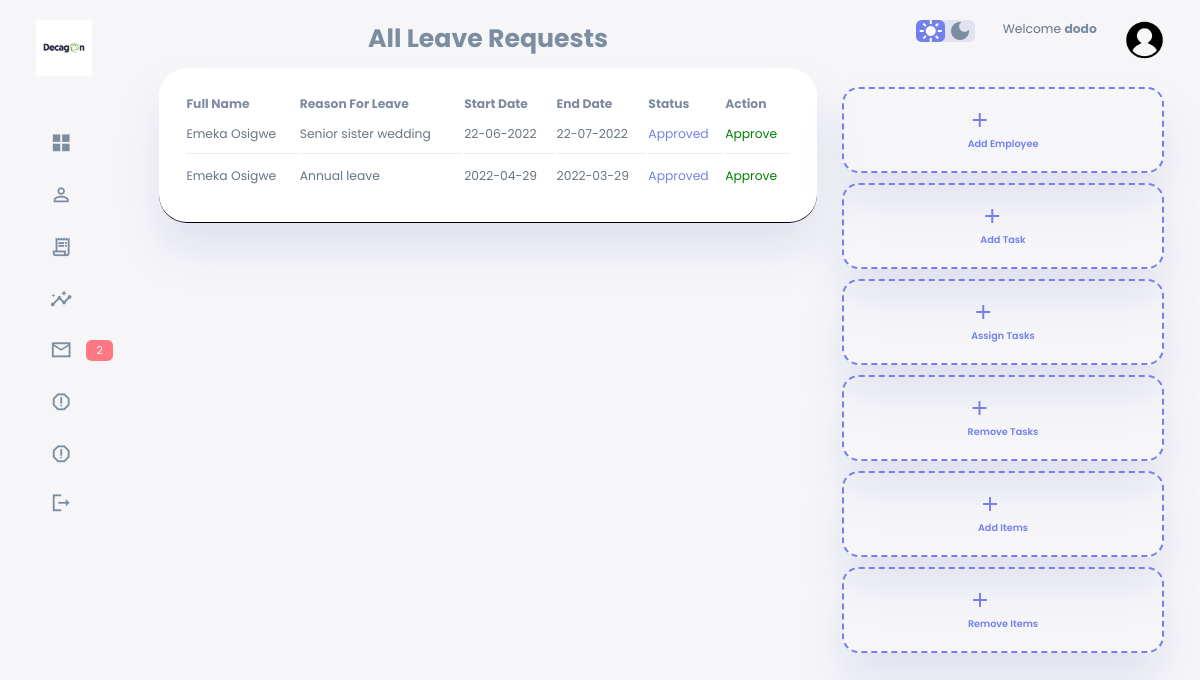
The app's page /report_leave (signed in) with its own data.
### tables this page shows
CREATE TABLE 'leave' (

    id INTEGER PRIMARY KEY AUTOINCREMENT NOT NULL,
    employees_id INTEGER NOT NULL,
    reason TEXT NOT NULL,
    start_date TEXT NOT NULL,
    end_date TEXT NOT NULL,
    status TEXT DEFAULT "Pending" NOT NULL

, 'request_date'  DATETIME DEFAULT CURRENT_DATE  );

CREATE TABLE employees (

    id INTEGER PRIMARY KEY AUTOINCREMENT NOT NULL,
    first_name TEXT NOT NULL,
    middle_name TEXT,
    last_name TEXT NOT NULL,
    email TEXT NOT NULL UNIQUE,
    phone TEXT NOT NULL,
    gender TEXT NOT NULL,
    country TEXT NOT NULL,
    origin_state TEXT,
    designation TEXT NOT NULL,
    aaddress TEXT NOT NULL,
    qualification TEXT,
    grade TEXT NOT NULL,
    age INTEGER,
    registration_date DATESTAMP

, 'date' DATETIME);

### app.py (the view, shortened to what this page needs)
@app.route("/report_leave", methods=["GET", "POST"])
@login_required
def report_leave():
    id = session["user_id"]
    if session["user_role"] == 1:
        rows = db.execute("SELECT leave.id, reason, start_date, end_date, status, employees.first_name AS firstname, employees.last_name AS lastname FROM leave JOIN employees ON leave.employees_id = employees.id ORDER BY status ASC")
        return render_template("report_leave.html", rows = rows)

### app.py (called while the page is built)
@app.after_request
def after_request(response):
    response.headers["Cache-Control"] = "no-cache, no-store, must-revalidate"
    response.headers["Expires"] = 0
    response.headers["Pragma"] = "no-cache"
    return response

### helpers.py (called while the page is built)
def login_required(f):
    @wraps(f)
    def decorated_function(*args, **kwargs):
        if session.get("user_id") is None or session.get("user_name") is None or session.get("complaint_count") is None or session.get("user_role") is None or session.get("employees") is None or session.get("tasks") is None:
            return redirect("/login")
        return f(*args, **kwargs)
    return decorated_function

### templates/report_leave.html (shortened to what this page needs)
{% extends "layout.html" %}
{% block main %}
            <div class="delete">
                <h2 style="text-align: center; margin-bottom: 10px;">All Leave Requests</h2>
                <table>
                    <thead>
                        <tr>
                            <th>Full Name</th>
                            <th>Reason For Leave</th>
                            <th>Start Date</th>
                            <th>End Date</th>
                            <th>Status</th>
                            <th>Action</th>
                        </tr>
                    </thead>
                    <tbody>
                        {% for row in rows %}
                            <tr>
                                <td>{{ row["firstname"] }} {{ row["lastname"] }}</td>
                                <td>{{ row["reason"] }}</td>
                                <td>{{ row["start_date"] }}</td>
                                <td>{{ row["end_date"] }}</td>
                                {% if success == none %}
                                    <td class="warning">{{ row["status"] }}</td>
                                {% else %}
                                    <td class="primary">{{ row["status"] }}</td>
                                {% endif %}
                                <td class="secondary"><a style="color: green" href="/approve_leave?id={{ row["id"] }}&status=approve">Approve</a></td>
                            </tr>
                        {% endfor %}
                    </tbody>
                </table>
            </div>
{% endblock %}

### static/style.css (style rules this page uses)
:root { --color-primary: #7380ec; --color-danger: #ff7782; --color-success: #41f1b6; --color-warning: #ffbb55; --color-white: #fff; --color-info-dark: #7d8da1; --color-info-light: #dce1eb; --color-dark: #7d8da1; --color-light: rgba(132, 139, 200, 0.18); --color-primary-variant: #111e88; --color-dark-variant: #677483; --color-background: #f6f6f9; --card-border-radius: 2rem; --border-radius-1: 0.4rem; --border-radius-2: 0.8rem; --border-radius-3: 1.2rem; --card-padding: 1.8rem; --padding-1: 1.2rem; --box-shadow: 0 2rem 3rem var(--color-light); }
* { margin: 0; padding:0; outline:0; appearance: none; border: 0; text-decoration: none; list-style: none; box-sizing: border-box; }
html { font-size: 14px; }
body { width: 100vw; height: 100vh; font-family: poppins, sans-serif; font-size: 0.88rem; background: var(--color-background); user-select: none; overflow-x: hidden; color: var(--color-dark); }
a { color: var(--color-dark); }
h2 { font-size: 1.8rem; }
.primary { color: var(--color-primary); }
main .delete table { background:var(--color-white); width: 100%; border-radius: var(--card-border-radius); padding: var(--card-padding); text-align: left; box-shadow: var(--box-shadow); transition: all 300ms ease; border-bottom: 1px solid black; }
main table tbody td { height: 2.8rem; border-bottom: 1px solid var(--color-light); color: var(--color-dark-variant); }
main table tbody tr:last-child td { border: none; }
a { color: #7380ec; }

### records on screen
leave: firstname "Emeka", lastname "Osigwe", reason "Senior sister wedding", start_date "22-06-2022", end_date "22-07-2022", status "Approved"
leave: firstname "Emeka", lastname "Osigwe", reason "Annual leave", start_date "2022-04-29", end_date "2022-03-29", status "Approved"

### other values on screen
{{ session["complaint_count"] }} "2"
{{ session["user_name"] }} "dodo"
